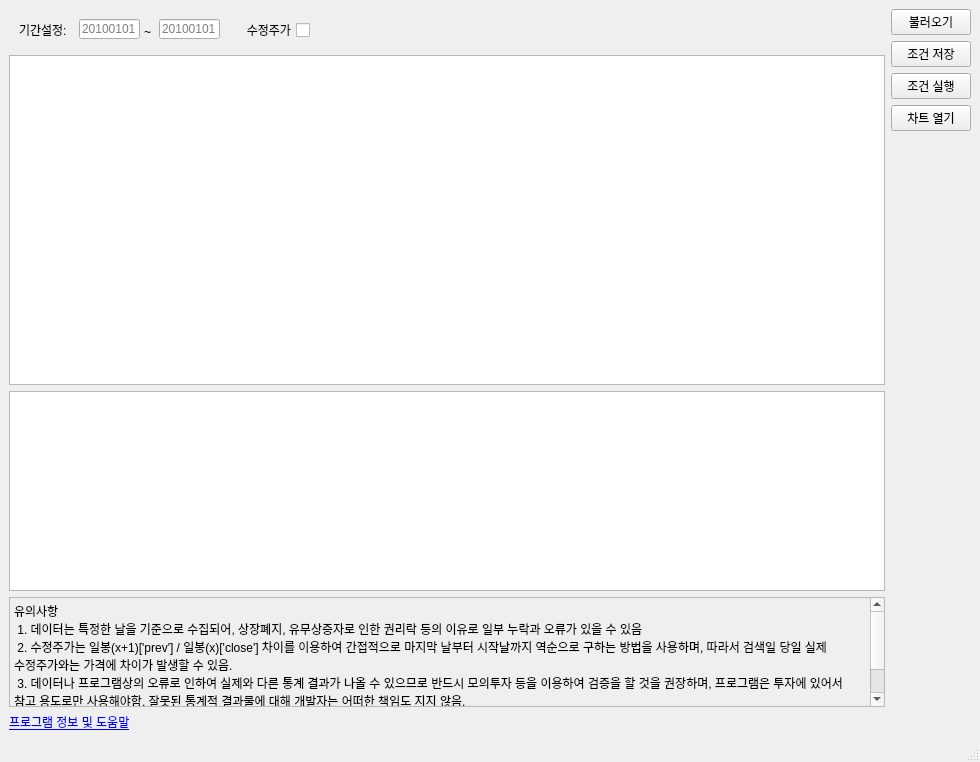
<?xml version="1.0" encoding="UTF-8"?>
<ui version="4.0">
 <class>MainWindow</class>
 <widget class="QMainWindow" name="MainWindow">
  <property name="geometry">
   <rect>
    <x>0</x>
    <y>0</y>
    <width>980</width>
    <height>762</height>
   </rect>
  </property>
  <property name="windowTitle">
   <string>차트패턴검색기</string>
  </property>
  <widget class="QWidget" name="centralwidget">
   <layout class="QHBoxLayout" name="horizontalLayout_3">
    <item>
     <layout class="QVBoxLayout" name="verticalLayout_2">
      <property name="leftMargin">
       <number>0</number>
      </property>
      <item>
       <widget class="QWidget" name="widget" native="true">
        <property name="minimumSize">
         <size>
          <width>0</width>
          <height>40</height>
         </size>
        </property>
        <widget class="QLabel" name="label">
         <property name="geometry">
          <rect>
           <x>10</x>
           <y>15</y>
           <width>56</width>
           <height>12</height>
          </rect>
         </property>
         <property name="text">
          <string>기간설정:</string>
         </property>
        </widget>
        <widget class="QLineEdit" name="lineDayFrom">
         <property name="geometry">
          <rect>
           <x>70</x>
           <y>10</y>
           <width>61</width>
           <height>20</height>
          </rect>
         </property>
         <property name="placeholderText">
          <string>20100101</string>
         </property>
        </widget>
        <widget class="QLineEdit" name="lineDayTo">
         <property name="geometry">
          <rect>
           <x>150</x>
           <y>10</y>
           <width>61</width>
           <height>20</height>
          </rect>
         </property>
         <property name="placeholderText">
          <string>20100101</string>
         </property>
        </widget>
        <widget class="QLabel" name="label_2">
         <property name="geometry">
          <rect>
           <x>135</x>
           <y>15</y>
           <width>16</width>
           <height>16</height>
          </rect>
         </property>
         <property name="text">
          <string>~</string>
         </property>
        </widget>
        <widget class="QCheckBox" name="checkModified">
         <property name="geometry">
          <rect>
           <x>220</x>
           <y>13</y>
           <width>81</width>
           <height>16</height>
          </rect>
         </property>
         <property name="layoutDirection">
          <enum>Qt::RightToLeft</enum>
         </property>
         <property name="text">
          <string>수정주가</string>
         </property>
        </widget>
       </widget>
      </item>
      <item>
       <widget class="QTextEdit" name="textCondition">
        <property name="sizePolicy">
         <sizepolicy hsizetype="Expanding" vsizetype="Expanding">
          <horstretch>0</horstretch>
          <verstretch>0</verstretch>
         </sizepolicy>
        </property>
       </widget>
      </item>
      <item>
       <widget class="QPlainTextEdit" name="plainTextEdit">
        <property name="maximumSize">
         <size>
          <width>16777215</width>
          <height>200</height>
         </size>
        </property>
       </widget>
      </item>
      <item>
       <widget class="QPlainTextEdit" name="plainTextEdit_2">
        <property name="sizePolicy">
         <sizepolicy hsizetype="Minimum" vsizetype="Minimum">
          <horstretch>0</horstretch>
          <verstretch>0</verstretch>
         </sizepolicy>
        </property>
        <property name="maximumSize">
         <size>
          <width>16777215</width>
          <height>110</height>
         </size>
        </property>
        <property name="baseSize">
         <size>
          <width>0</width>
          <height>100</height>
         </size>
        </property>
        <property name="palette">
         <palette>
          <active>
           <colorrole role="Base">
            <brush brushstyle="SolidPattern">
             <color alpha="0">
              <red>255</red>
              <green>255</green>
              <blue>255</blue>
             </color>
            </brush>
           </colorrole>
          </active>
          <inactive>
           <colorrole role="Base">
            <brush brushstyle="SolidPattern">
             <color alpha="0">
              <red>255</red>
              <green>255</green>
              <blue>255</blue>
             </color>
            </brush>
           </colorrole>
          </inactive>
          <disabled>
           <colorrole role="Base">
            <brush brushstyle="SolidPattern">
             <color alpha="255">
              <red>240</red>
              <green>240</green>
              <blue>240</blue>
             </color>
            </brush>
           </colorrole>
          </disabled>
         </palette>
        </property>
        <property name="plainText">
         <string>유의사항
 1. 데이터는 특정한 날을 기준으로 수집되어, 상장폐지, 유무상증자로 인한 권리락 등의 이유로 일부 누락과 오류가 있을 수 있음
 2. 수정주가는 일봉(x+1)['prev'] / 일봉(x)['close'] 차이를 이용하여 간접적으로 마지막 날부터 시작날까지 역순으로 구하는 방법을 사용하며, 따라서 검색일 당일 실제 수정주가와는 가격에 차이가 발생할 수 있음.
 3. 데이터나 프로그램상의 오류로 인하여 실제와 다른 통계 결과가 나올 수 있으므로 반드시 모의투자 등을 이용하여 검증을 할 것을 권장하며, 프로그램은 투자에 있어서 참고 용도로만 사용해야함. 잘못된 통계적 결과물에 대해 개발자는 어떠한 책임도 지지 않음.
 4. 이 프로그램을 참고하여 발생한 투자 손실에 대하여 개발자는 어떠한 책임도 지지 않음.</string>
        </property>
        <property name="backgroundVisible">
         <bool>true</bool>
        </property>
       </widget>
      </item>
      <item>
       <widget class="QLabel" name="label_3">
        <property name="text">
         <string>&lt;html&gt;&lt;head/&gt;&lt;body&gt;&lt;p&gt;&lt;a href=&quot;https://github.com/attainer/StockChartAnalyst&quot;&gt;&lt;span style=&quot; text-decoration: underline; color:#0000ff;&quot;&gt;프로그램 정보 및 도움말&lt;/span&gt;&lt;/a&gt;&lt;/p&gt;&lt;/body&gt;&lt;/html&gt;</string>
        </property>
        <property name="openExternalLinks">
         <bool>true</bool>
        </property>
       </widget>
      </item>
     </layout>
    </item>
    <item>
     <layout class="QVBoxLayout" name="verticalLayout">
      <property name="leftMargin">
       <number>0</number>
      </property>
      <item>
       <widget class="QPushButton" name="buttonOpenCondition">
        <property name="text">
         <string>불러오기</string>
        </property>
       </widget>
      </item>
      <item>
       <widget class="QPushButton" name="buttonSaveCondition">
        <property name="text">
         <string>조건 저장</string>
        </property>
       </widget>
      </item>
      <item>
       <widget class="QPushButton" name="buttonRunCondition">
        <property name="text">
         <string>조건 실행</string>
        </property>
       </widget>
      </item>
      <item>
       <widget class="QPushButton" name="buttonOpenChart">
        <property name="text">
         <string>차트 열기</string>
        </property>
       </widget>
      </item>
      <item>
       <spacer name="verticalSpacer">
        <property name="orientation">
         <enum>Qt::Vertical</enum>
        </property>
        <property name="sizeHint" stdset="0">
         <size>
          <width>20</width>
          <height>40</height>
         </size>
        </property>
       </spacer>
      </item>
     </layout>
    </item>
   </layout>
  </widget>
  <widget class="QStatusBar" name="statusbar"/>
 </widget>
 <resources/>
 <connections/>
</ui>
